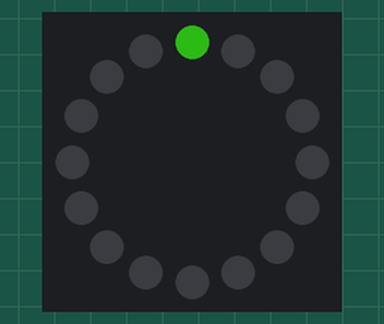
Simulated run of this program. Board: BBC micro:bit running MicroPython. Parts: 16 RGB LEDs in a ring, first at the top, clockwise. Dim RGB values are drawn brighter than linear; random numbers come from a fixed seed.

Above: at 0.01 s.
At 3.2 s:
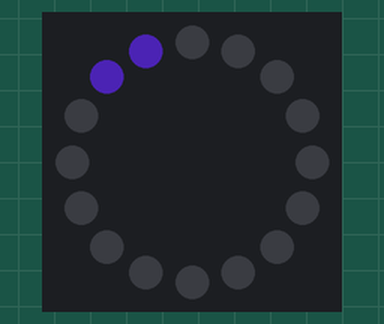
At 10.8 s:
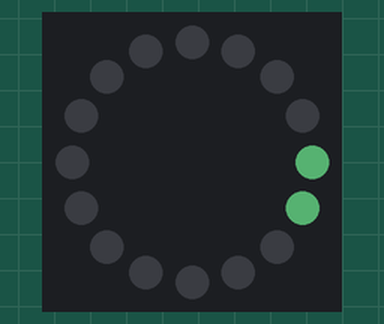
At 19.93 s:
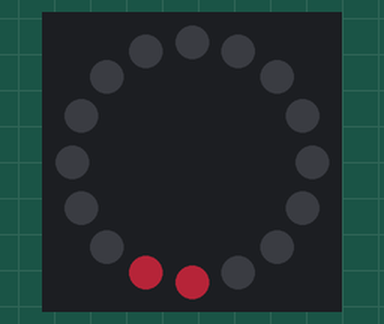
At 29.81 s:
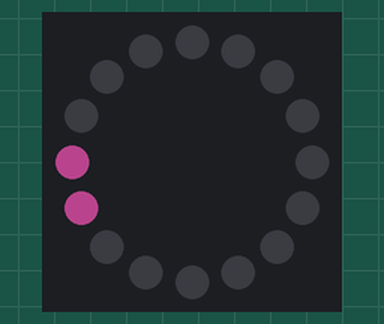
At 39.85 s:
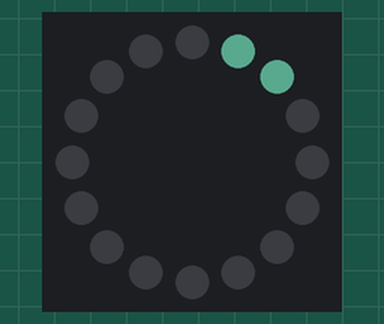

The program:

random_colours.py
```python
from microbit import *
import neopixel
from random import randint

ring = neopixel.NeoPixel(pin0, 16)

# initially set the colour values to zero
# the variables need to be defined before use

red = 0
green = 0
blue = 0
off = (0, 0, 0)

def chase(use_this_colour):
    for led_number in range(0, 16):
        ring[led_number] = use_this_colour
        ring[led_number - 2] = off
        ring.show()
        sleep(50)

def random_colour():
    red = randint(0, 75)
    green = randint(0, 75)
    blue = randint(0, 75)
    colour = (red, green, blue)
    return colour

while True:
    chase(random_colour())
```
